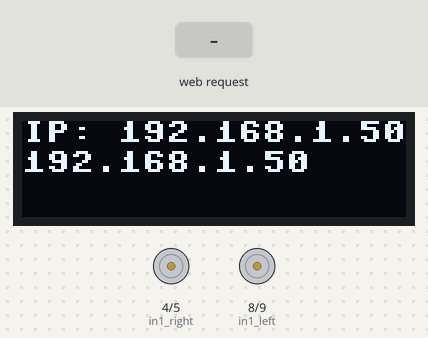
The program below on a simulated MicroPython board. Parts: 128×32 one-colour display, motor-driver pin pairs drawn as motors (green arrow = first pin HIGH = forward, orange = second pin HIGH = backward, longer = more drive, scaled by the enable pin). The inputs (shaded band) are chosen by the test bench. WiFi joins after 1.5 s; what the program prints to the serial console is not drawn.

Above: at 2.7 s.
2.8 s: HTTP request GET /avanzar received
At 3.7 s:
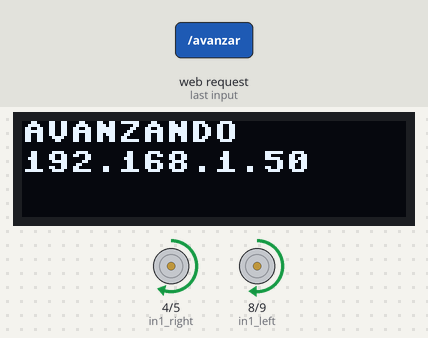
4.3 s: HTTP request GET /retroceder received
At 4.8 s:
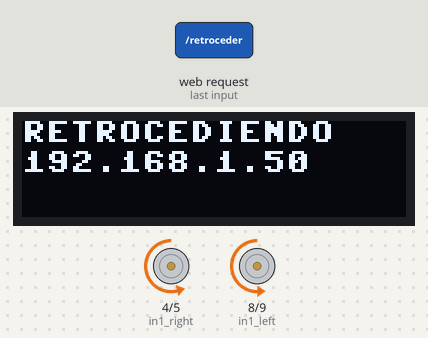
5.8 s: HTTP request GET /izquierda received
At 7.0 s:
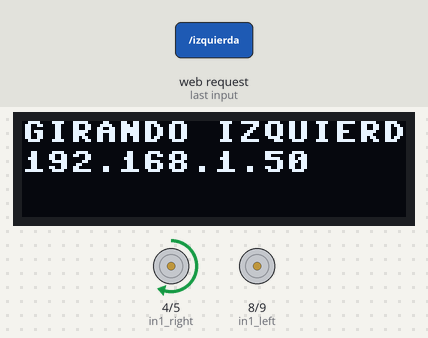
7.3 s: HTTP request GET /derecha received
At 8.3 s:
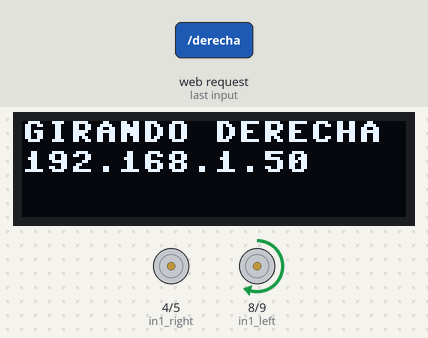
8.8 s: HTTP request GET /detener received
At 9.4 s:
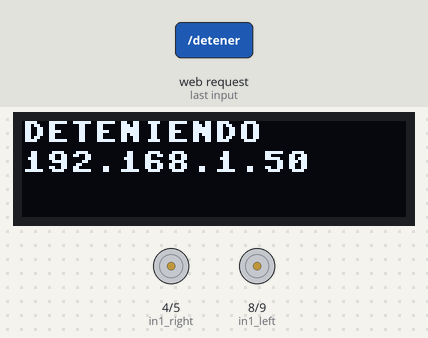
Timing chart, 0 to 11.3 s (numbered marks = the images above; inputs shaded):
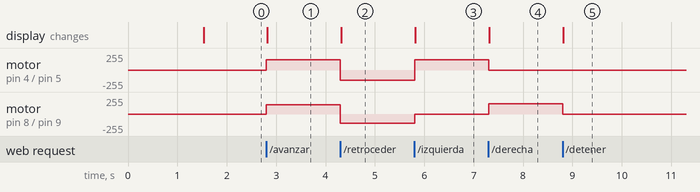

Measured:
- after the input at 2.8 s, motor on pin 4 (in1_right) / pin 5 (in2_right): stopped → forward 153/255 at once; motor on pin 8 (in1_left) / pin 9 (in2_left): stopped → forward 140/255 at once; the display: changes at once (image 1)
- after the input at 4.3 s, motor on pin 4 (in1_right) / pin 5 (in2_right): forward 153/255 → backward 153/255 at once; motor on pin 8 (in1_left) / pin 9 (in2_left): forward 140/255 → backward 140/255 at once; the display: changes at once (image 2)
- after the input at 5.8 s, motor on pin 4 (in1_right) / pin 5 (in2_right): backward 153/255 → forward 153/255 at once; motor on pin 8 (in1_left) / pin 9 (in2_left): backward 140/255 → stopped at once; the display: changes at once (image 3)
- after the input at 7.3 s, motor on pin 4 (in1_right) / pin 5 (in2_right): forward 153/255 → stopped at once; motor on pin 8 (in1_left) / pin 9 (in2_left): stopped → forward 153/255 at once; the display: changes at once (image 4)
- after the input at 8.8 s, motor on pin 8 (in1_left) / pin 9 (in2_left): forward 153/255 → stopped at once; the display: changes at once (image 5)

The program:

appver.py
```python
import network
import socket
from machine import Pin, PWM, I2C
import time
import ssd1306

in1_left = Pin(8, Pin.OUT)
in2_left = Pin(9, Pin.OUT)
en_left = PWM(Pin(6))
en_left.freq(1000)

in1_right = Pin(4, Pin.OUT)
in2_right = Pin(5, Pin.OUT)
en_right = PWM(Pin(7))
en_right.freq(1000)

i2c = I2C(0, scl=Pin(17), sda=Pin(16))
oled = ssd1306.SSD1306_I2C(128, 32, i2c)

def mostrar_en_pantalla(comando, ip=None):
    oled.fill(0)
    oled.text(comando, 0, 0)
    if ip:
        oled.text(ip, 0, 10)
    oled.show()

def control_left_motor(direction, speed):
    if direction == "forward":
        in1_left.value(1)
        in2_left.value(0)
    elif direction == "backward":
        in1_left.value(0)
        in2_left.value(1)
    en_left.duty_u16(int(speed * 65535))

def control_right_motor(direction, speed):
    if direction == "forward":
        in1_right.value(1)
        in2_right.value(0)
    elif direction == "backward":
        in1_right.value(0)
        in2_right.value(1)
    en_right.duty_u16(int(speed * 65535))

def stop_motors():
    control_left_motor("forward", 0)
    control_right_motor("forward", 0)

ssid = 'Carro'
password = '12345678'
wlan = network.WLAN(network.STA_IF)

def conectar_wifi():
    wlan.active(True)
    wlan.connect(ssid, password)

    while not wlan.isconnected():
        pass

    ip = wlan.ifconfig()[0]
    print('Conexión establecida, IP:', ip)
    mostrar_en_pantalla(f'IP: {ip}', ip)

conectar_wifi()

address = socket.getaddrinfo('0.0.0.0', 80)[0][-1]
s = socket.socket()
s.bind(address)
s.listen(1)
print('Servidor escuchando en', address)

while True:
    cl, addr = s.accept()
    print('Conexión desde', addr)
    request = cl.recv(1024)
    request = str(request)

    print("Solicitud recibida:", request)

    if 'GET /avanzar' in request:
        control_left_motor("forward", 0.55)
        control_right_motor("forward", 0.6)
        mostrar_en_pantalla("AVANZANDO", wlan.ifconfig()[0])
    elif 'GET /retroceder' in request:
        control_left_motor("backward", 0.55)
        control_right_motor("backward", 0.6)
        mostrar_en_pantalla("RETROCEDIENDO", wlan.ifconfig()[0])
    elif 'GET /izquierda' in request:
        control_left_motor("backward", 0)
        control_right_motor("forward", 0.6)
        mostrar_en_pantalla("GIRANDO IZQUIERDA", wlan.ifconfig()[0])
    elif 'GET /derecha' in request:
        control_left_motor("forward", 0.6)
        control_right_motor("backward", 0)
        mostrar_en_pantalla("GIRANDO DERECHA", wlan.ifconfig()[0])
    elif 'GET /detener' in request:
        stop_motors()
        mostrar_en_pantalla("DETENIENDO", wlan.ifconfig()[0])

response = """<!DOCTYPE html>
<html>

<head>
    <meta name="viewport" content="width=device-width, initial-scale=1.0">
    <title>Robot Controller</title>

    <style>

        body {
            font-family: Arial, sans-serif;
            background: #111;
            color: white;
            text-align: center;
            margin: 0;
        }

        h1 {
            margin-top: 20px;
        }

        .container {
            display: flex;
            justify-content: center;
            align-items: center;
            height: 70vh;
        }

        .grid {
            display: grid;
            grid-template-columns: 100px 100px 100px;
            grid-template-rows: 100px 100px 100px;
            gap: 15px;
        }

        button {
            font-size: 22px;
            border: none;
            border-radius: 15px;
            background: #e63946;
            color: white;
            cursor: pointer;
        }

        button:active {
            background: #ff6b6b;
        }

        .stop {
            background: white;
            color: black;
            font-weight: bold;
        }

    </style>
</head>

<body>

    <h1>Robot WiFi</h1>
    <p>Control del Carro</p>

    <div class="container">

        <div class="grid">

    <div></div>

    <button
        onmousedown="send('/avanzar')"
        onmouseup="send('/detener')"
        ontouchstart="send('/avanzar')"
        ontouchend="send('/detener')">
        &uarr;
    </button>

    <div></div>

    <button
        onmousedown="send('/izquierda')"
        onmouseup="send('/detener')"
        ontouchstart="send('/izquierda')"
        ontouchend="send('/detener')">
        &larr;
    </button>

    <button class="stop"
        onclick="send('/detener')">
        PARAR
    </button>

    <button
        onmousedown="send('/derecha')"
        onmouseup="send('/detener')"
        ontouchstart="send('/derecha')"
        ontouchend="send('/detener')">
        &rarr;
    </button>

    <div></div>

    <button
        onmousedown="send('/retroceder')"
        onmouseup="send('/detener')"
        ontouchstart="send('/retroceder')"
        ontouchend="send('/detener')">
        &darr;
    </button>

    <div></div>

</div>

    </div>

    <script>

        function send(cmd) {
            fetch(cmd)
        }

    </script>

</body>

</html>
"""
```
